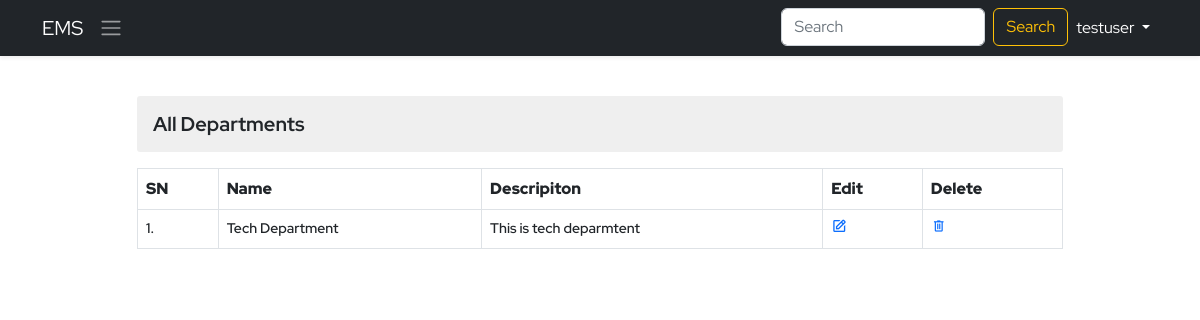
The app's page /view-departments/, older data.
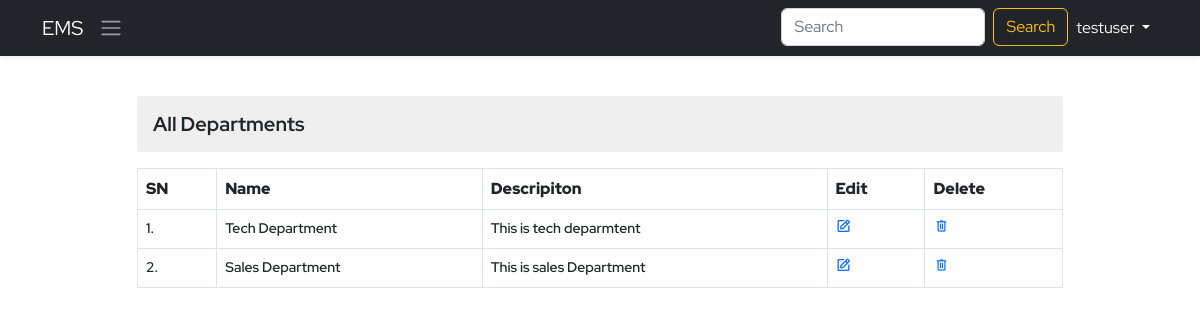
The same page, newer data.
### ems/models.py (models this page shows, shortened)
class Department(models.Model):
    name=models.CharField(max_length=70)
    description=models.TextField(max_length=200)

### ems/views.py (the view)
# urls.py: path('view-departments/',viewDepartment,name='view-department'),
def viewDepartment(request):
    context={}
    try:
        departments=Department.objects.all()
        context['departments']=departments
    except Exception as e:
        print('View Department Exception : ',e)
    return render(request,'ems/view_department.html',context)

### ems/templates/ems/view_department.html (shortened to what this page needs)
{% extends './base.html' %}
{% block body %}
<div class="container py-4">
    <div class="row d-flex align-items-center justify-content-center">
        <div class="col-10">
            <h3 class="my-3 derpartment-title">All Departments</h3>
            <table class="table table-bordered department-table">
                <tr>
                    <th>SN</th>
                    <th>Name</th>
                    <th>Descripiton</th>
                    <th>Edit</th>
                    <th>Delete</th>
                </tr>
                {% for department in departments %}
                <tr>
                    <td>{{forloop.counter}}.</td>
                    <td>{{department.name}}</td>
                    <td>{{department.description}}</td>
                    <td><a href="{{department.id}}" class="edit" data-bs-toggle="modal" data-bs-target="#edit-department" ><i class='bx bx-edit'></i></a></td>
                    <td><a href="{% url 'ems:delete-department' department.id %}" class="delete"><span class="material-symbols-outlined">
                        </span></a></td>
                </tr>
                {% endfor %}
            </table>
        </div>
    </div>
</div>
{% endblock body %}

### ems/templates/ems/base.html (shortened to what this page needs)
<!DOCTYPE html>
{% load static %}
<html lang="en">
<head>
    <link href="https://cdn.jsdelivr.net/npm/bootstrap@5.2.0/dist/css/bootstrap.min.css" rel="stylesheet"
>
    <link href='https://unpkg.com/boxicons@2.1.2/css/boxicons.min.css' rel='stylesheet'>
    <link rel="stylesheet" href="{% static 'css/style.css' %}">
</head>
<body>
    <header class="shadow-sm">
        <nav class="navbar navbar-expand-lg bg-dark navbar-dark">
            <div class="container">
                <a class="navbar-brand" href="#">EMS</a>
                <a class="cursor-pointer" data-bs-toggle="offcanvas" data-bs-target="#staticBackdrop"
                    aria-controls="staticBackdrop"><span class="navbar-toggler-icon"></span></a>
                <div class="collapse navbar-collapse" id="navbarSupportedContent">
                    <ul class="navbar-nav ms-auto mb-2 mb-lg-0">
                        <li class="nav-item">
                            <form class="d-flex" role="search">
                                <input class="form-control me-2" type="search" placeholder="Search" aria-label="Search">
                                <button class="btn btn-outline-warning" type="submit">Search</button>
                            </form>
                        </li>
                        <li class="nav-item dropdown">
                            <a class="nav-link dropdown-toggle active" href="#" role="button" data-bs-toggle="dropdown"
                                aria-expanded="false">
                                testuser
                            </a>
                        </li>
                    </ul>
                </div>
            </div>
        </nav>
    </header>
    <main>
{% block body %}{% endblock body %}
    </main>
</body>
</html>

### static/css/style.css (style rules this page uses)
* { margin: 0; padding: 0; box-sizing: border-box; }
:root { --body-font: 'Red Hat Display', sans-serif; --second-font: 'Kaushan Script', cursive; --biggest-font-size: 2rem; --bigger-font-size: 1.5rem; --big-font-size: 1.25rem; --h1-font-size: 1.5rem; --h2-font-size: 1.25rem; --h3-font-size: 1rem; --normal-font-size: .938rem; --small-font-size: .813rem; --smaller-font-size: .75rem; --font-bold: 700; --font-black: 900; }
@media screen and (min-width: 1024px) { :root { --biggest-font-size: 6rem; --bigger-font-size: 3.5rem; --big-font-size: 2.75rem; --h1-font-size: 2.25rem; --h2-font-size: 1.5rem; --h3-font-size: 1.25rem; --normal-font-size: 1rem; --small-font-size: .875rem; --smaller-font-size: .813rem; } }
* { box-sizing: border-box; padding: 0; margin: 0; }
html { scroll-behavior: smooth; }
body, button, input { font-family: var(--body-font); font-size: var(--normal-font-size); }
h1, h2, h3 { font-weight: var(--font-bold); }
a { text-decoration: none; }
.cursor-pointer { cursor: pointer; }
.derpartment-title { font-size: var(--h3-font-size); background-color: #dadada70; padding: 1rem; border-radius: 3px; }
.department-table tr th { font-size: var(--normal-font); font-weight: var(--font-black); }
.department-table tr td { font-size: var(--small-font-size); font-weight:600; }
.department-table tr td .edit i { font-size: 16px !important; text-align: center; }
.department-table tr td .delete span { font-size: 16px !important; }

Row changes from the older to the newer data that the page shows:
added Department: name "Sales Department", description "This is sales Department"
